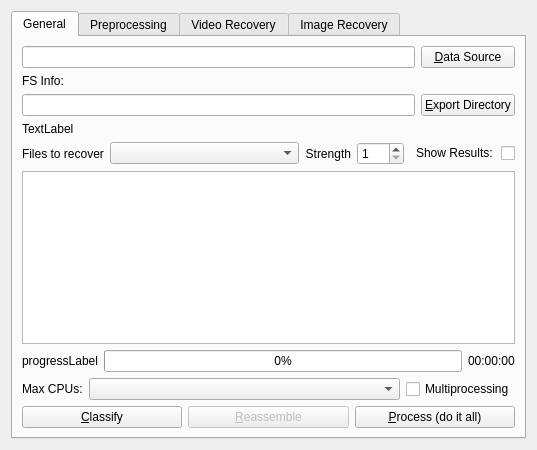
<?xml version="1.0" encoding="UTF-8"?>
<ui version="4.0">
 <class>filecarvingWidget</class>
 <widget class="QWidget" name="filecarvingWidget">
  <property name="geometry">
   <rect>
    <x>0</x>
    <y>0</y>
    <width>537</width>
    <height>450</height>
   </rect>
  </property>
  <property name="minimumSize">
   <size>
    <width>500</width>
    <height>0</height>
   </size>
  </property>
  <property name="windowTitle">
   <string>Form</string>
  </property>
  <layout class="QVBoxLayout" name="verticalLayout_4">
   <item>
    <widget class="QTabWidget" name="tabWidget">
     <property name="enabled">
      <bool>true</bool>
     </property>
     <property name="currentIndex">
      <number>0</number>
     </property>
     <widget class="QWidget" name="tab_general">
      <attribute name="title">
       <string>General</string>
      </attribute>
      <layout class="QVBoxLayout" name="verticalLayout_2">
       <item>
        <layout class="QGridLayout" name="srcdstLayout">
         <item row="1" column="0">
          <widget class="QLineEdit" name="inputFile">
           <property name="enabled">
            <bool>true</bool>
           </property>
           <property name="text">
            <string/>
           </property>
          </widget>
         </item>
         <item row="1" column="1">
          <widget class="QPushButton" name="inputFileButton">
           <property name="text">
            <string>&amp;Data Source</string>
           </property>
          </widget>
         </item>
         <item row="3" column="1">
          <widget class="QPushButton" name="outputDirButton">
           <property name="text">
            <string>&amp;Export Directory</string>
           </property>
          </widget>
         </item>
         <item row="3" column="0">
          <widget class="QLineEdit" name="outputDir">
           <property name="enabled">
            <bool>true</bool>
           </property>
           <property name="text">
            <string/>
           </property>
          </widget>
         </item>
         <item row="2" column="0">
          <widget class="QLabel" name="fsInfo">
           <property name="text">
            <string>FS Info: </string>
           </property>
          </widget>
         </item>
         <item row="4" column="0">
          <widget class="QLabel" name="outputDirInfo">
           <property name="text">
            <string>TextLabel</string>
           </property>
          </widget>
         </item>
        </layout>
       </item>
       <item>
        <layout class="QHBoxLayout" name="horizontalLayout" stretch="0,0,0,0,0">
         <item>
          <widget class="QLabel" name="label_15">
           <property name="sizePolicy">
            <sizepolicy hsizetype="Fixed" vsizetype="Preferred">
             <horstretch>0</horstretch>
             <verstretch>0</verstretch>
            </sizepolicy>
           </property>
           <property name="text">
            <string>Files to recover</string>
           </property>
          </widget>
         </item>
         <item>
          <widget class="QComboBox" name="recoverfiletypes">
           <property name="editable">
            <bool>false</bool>
           </property>
          </widget>
         </item>
         <item>
          <widget class="QLabel" name="label_16">
           <property name="sizePolicy">
            <sizepolicy hsizetype="Fixed" vsizetype="Preferred">
             <horstretch>0</horstretch>
             <verstretch>0</verstretch>
            </sizepolicy>
           </property>
           <property name="text">
            <string>Strength</string>
           </property>
           <property name="alignment">
            <set>Qt::AlignRight|Qt::AlignTrailing|Qt::AlignVCenter</set>
           </property>
          </widget>
         </item>
         <item>
          <widget class="QSpinBox" name="strength">
           <property name="sizePolicy">
            <sizepolicy hsizetype="Fixed" vsizetype="Fixed">
             <horstretch>0</horstretch>
             <verstretch>0</verstretch>
            </sizepolicy>
           </property>
           <property name="minimum">
            <number>1</number>
           </property>
           <property name="maximum">
            <number>100</number>
           </property>
          </widget>
         </item>
         <item>
          <widget class="QCheckBox" name="showResults">
           <property name="sizePolicy">
            <sizepolicy hsizetype="Fixed" vsizetype="Fixed">
             <horstretch>0</horstretch>
             <verstretch>0</verstretch>
            </sizepolicy>
           </property>
           <property name="layoutDirection">
            <enum>Qt::RightToLeft</enum>
           </property>
           <property name="text">
            <string>Show Results: </string>
           </property>
          </widget>
         </item>
        </layout>
       </item>
       <item>
        <widget class="QGraphicsView" name="imageView"/>
       </item>
       <item>
        <layout class="QHBoxLayout" name="horizontalLayout_2">
         <item>
          <widget class="QLabel" name="progressLabel">
           <property name="text">
            <string>progressLabel</string>
           </property>
          </widget>
         </item>
         <item>
          <widget class="QProgressBar" name="progressBar">
           <property name="value">
            <number>0</number>
           </property>
          </widget>
         </item>
         <item>
          <widget class="QLabel" name="duration">
           <property name="text">
            <string>00:00:00</string>
           </property>
          </widget>
         </item>
        </layout>
       </item>
       <item>
        <layout class="QHBoxLayout" name="horizontalLayout_3">
         <item>
          <widget class="QLabel" name="label_13">
           <property name="sizePolicy">
            <sizepolicy hsizetype="Fixed" vsizetype="Preferred">
             <horstretch>0</horstretch>
             <verstretch>0</verstretch>
            </sizepolicy>
           </property>
           <property name="text">
            <string>Max CPUs:</string>
           </property>
          </widget>
         </item>
         <item>
          <widget class="QComboBox" name="maxCPUs"/>
         </item>
         <item>
          <widget class="QCheckBox" name="multiprocessing">
           <property name="sizePolicy">
            <sizepolicy hsizetype="Fixed" vsizetype="Fixed">
             <horstretch>0</horstretch>
             <verstretch>0</verstretch>
            </sizepolicy>
           </property>
           <property name="text">
            <string>Multiprocessing</string>
           </property>
          </widget>
         </item>
        </layout>
       </item>
       <item>
        <layout class="QHBoxLayout" name="actionLayout">
         <item>
          <widget class="QPushButton" name="classifyButton">
           <property name="text">
            <string>&amp;Classify</string>
           </property>
          </widget>
         </item>
         <item>
          <widget class="QPushButton" name="reassembleButton">
           <property name="enabled">
            <bool>false</bool>
           </property>
           <property name="text">
            <string>&amp;Reassemble</string>
           </property>
          </widget>
         </item>
         <item>
          <widget class="QPushButton" name="processButton">
           <property name="text">
            <string>&amp;Process (do it all)</string>
           </property>
          </widget>
         </item>
        </layout>
       </item>
      </layout>
     </widget>
     <widget class="QWidget" name="tab_preprocessing">
      <attribute name="title">
       <string>Preprocessing</string>
      </attribute>
      <layout class="QVBoxLayout" name="verticalLayout_3">
       <item>
        <widget class="QGroupBox" name="groupBox_3">
         <property name="title">
          <string>File System Parameters</string>
         </property>
         <layout class="QGridLayout" name="fsLayout">
          <item row="0" column="0">
           <widget class="QLabel" name="label">
            <property name="text">
             <string>Block Size</string>
            </property>
            <property name="alignment">
             <set>Qt::AlignCenter</set>
            </property>
           </widget>
          </item>
          <item row="0" column="2">
           <widget class="QLineEdit" name="fragmentSize">
            <property name="text">
             <string>512</string>
            </property>
            <property name="alignment">
             <set>Qt::AlignRight|Qt::AlignTrailing|Qt::AlignVCenter</set>
            </property>
           </widget>
          </item>
          <item row="0" column="3">
           <widget class="QLabel" name="label_3">
            <property name="text">
             <string>Offset</string>
            </property>
            <property name="alignment">
             <set>Qt::AlignCenter</set>
            </property>
           </widget>
          </item>
          <item row="0" column="4">
           <widget class="QLineEdit" name="offset">
            <property name="text">
             <string>0</string>
            </property>
            <property name="alignment">
             <set>Qt::AlignRight|Qt::AlignTrailing|Qt::AlignVCenter</set>
            </property>
           </widget>
          </item>
          <item row="0" column="5">
           <widget class="QLabel" name="label_14">
            <property name="text">
             <string>Partition Offset</string>
            </property>
           </widget>
          </item>
          <item row="0" column="6">
           <widget class="QLineEdit" name="partitionOffset">
            <property name="text">
             <string>0</string>
            </property>
            <property name="alignment">
             <set>Qt::AlignRight|Qt::AlignTrailing|Qt::AlignVCenter</set>
            </property>
           </widget>
          </item>
         </layout>
        </widget>
       </item>
       <item>
        <widget class="QGroupBox" name="groupBox_2">
         <property name="title">
          <string>Fragmentizer Parameters</string>
         </property>
         <layout class="QGridLayout" name="fragmentizerLayout">
          <item row="0" column="0">
           <widget class="QLabel" name="label_6">
            <property name="text">
             <string>Block Gap</string>
            </property>
           </widget>
          </item>
          <item row="0" column="1">
           <widget class="QLineEdit" name="blockGap">
            <property name="text">
             <string>16384</string>
            </property>
            <property name="alignment">
             <set>Qt::AlignRight|Qt::AlignTrailing|Qt::AlignVCenter</set>
            </property>
           </widget>
          </item>
          <item row="0" column="2">
           <widget class="QLabel" name="label_10">
            <property name="text">
             <string>Minimum Fragment Size</string>
            </property>
           </widget>
          </item>
          <item row="0" column="3">
           <widget class="QLineEdit" name="minimumFragmentSize">
            <property name="statusTip">
             <string>Minimum fragment size in blocks</string>
            </property>
            <property name="text">
             <string>4</string>
            </property>
            <property name="alignment">
             <set>Qt::AlignRight|Qt::AlignTrailing|Qt::AlignVCenter</set>
            </property>
           </widget>
          </item>
         </layout>
        </widget>
       </item>
       <item>
        <layout class="QGridLayout" name="gridLayout_2">
         <item row="0" column="0">
          <widget class="QLabel" name="label_5">
           <property name="sizePolicy">
            <sizepolicy hsizetype="Fixed" vsizetype="Preferred">
             <horstretch>0</horstretch>
             <verstretch>0</verstretch>
            </sizepolicy>
           </property>
           <property name="text">
            <string>Preprocessing: </string>
           </property>
          </widget>
         </item>
         <item row="0" column="1">
          <widget class="QComboBox" name="preprocessing"/>
         </item>
         <item row="1" column="1">
          <widget class="QComboBox" name="blockStatus"/>
         </item>
         <item row="1" column="0">
          <widget class="QLabel" name="label_12">
           <property name="text">
            <string>Block status: </string>
           </property>
           <property name="alignment">
            <set>Qt::AlignLeading|Qt::AlignLeft|Qt::AlignVCenter</set>
           </property>
          </widget>
         </item>
        </layout>
       </item>
       <item>
        <widget class="QTableWidget" name="resultTable"/>
       </item>
      </layout>
     </widget>
     <widget class="QWidget" name="tab_video">
      <attribute name="title">
       <string>Video Recovery</string>
      </attribute>
      <layout class="QVBoxLayout" name="verticalLayout">
       <item>
        <layout class="QGridLayout" name="gridLayout">
         <item row="0" column="0">
          <widget class="QLabel" name="label_2">
           <property name="text">
            <string>Assembly Method</string>
           </property>
          </widget>
         </item>
         <item row="0" column="1">
          <widget class="QComboBox" name="assemblyMethod"/>
         </item>
         <item row="0" column="2">
          <widget class="QLabel" name="label_9">
           <property name="text">
            <string>MinPicSize (%)</string>
           </property>
          </widget>
         </item>
         <item row="0" column="3">
          <widget class="QLineEdit" name="minPicSize">
           <property name="text">
            <string>20</string>
           </property>
           <property name="alignment">
            <set>Qt::AlignRight|Qt::AlignTrailing|Qt::AlignVCenter</set>
           </property>
          </widget>
         </item>
         <item row="1" column="0">
          <widget class="QLabel" name="label_11">
           <property name="text">
            <string>Similarity</string>
           </property>
          </widget>
         </item>
         <item row="1" column="1">
          <widget class="QLineEdit" name="similarity">
           <property name="text">
            <string>10</string>
           </property>
           <property name="alignment">
            <set>Qt::AlignRight|Qt::AlignTrailing|Qt::AlignVCenter</set>
           </property>
          </widget>
         </item>
         <item row="2" column="0">
          <widget class="QLabel" name="label_8">
           <property name="text">
            <string>Header Size (bytes)</string>
           </property>
           <property name="alignment">
            <set>Qt::AlignCenter</set>
           </property>
          </widget>
         </item>
         <item row="2" column="1">
          <widget class="QLineEdit" name="headerSize">
           <property name="statusTip">
            <string>Size of the header in bytes</string>
           </property>
           <property name="text">
            <string>256</string>
           </property>
           <property name="alignment">
            <set>Qt::AlignRight|Qt::AlignTrailing|Qt::AlignVCenter</set>
           </property>
          </widget>
         </item>
         <item row="2" column="2">
          <widget class="QLabel" name="label_4">
           <property name="text">
            <string>Extract Size (kB)</string>
           </property>
           <property name="alignment">
            <set>Qt::AlignCenter</set>
           </property>
          </widget>
         </item>
         <item row="2" column="3">
          <widget class="QLineEdit" name="extractSize">
           <property name="statusTip">
            <string>Size of the subfragment to forward to the decoder</string>
           </property>
           <property name="text">
            <string>90</string>
           </property>
           <property name="alignment">
            <set>Qt::AlignRight|Qt::AlignTrailing|Qt::AlignVCenter</set>
           </property>
          </widget>
         </item>
        </layout>
       </item>
       <item>
        <layout class="QHBoxLayout" name="horizontalLayout_6">
         <item>
          <widget class="QLabel" name="label_7">
           <property name="sizePolicy">
            <sizepolicy hsizetype="Fixed" vsizetype="Preferred">
             <horstretch>0</horstretch>
             <verstretch>0</verstretch>
            </sizepolicy>
           </property>
           <property name="text">
            <string>Output Format:</string>
           </property>
          </widget>
         </item>
         <item>
          <widget class="QComboBox" name="outputformat"/>
         </item>
        </layout>
       </item>
       <item>
        <widget class="QGraphicsView" name="graphicsView"/>
       </item>
      </layout>
     </widget>
     <widget class="QWidget" name="tab">
      <attribute name="title">
       <string>Image Recovery</string>
      </attribute>
     </widget>
    </widget>
   </item>
  </layout>
 </widget>
 <resources/>
 <connections/>
</ui>
